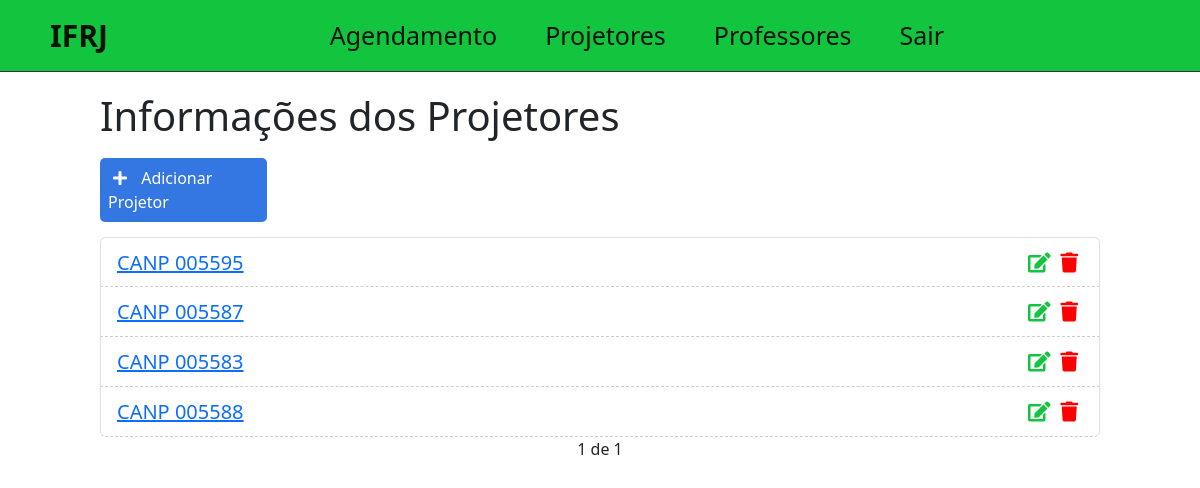
/info/ (signed in), run on an earlier commit of the app's database.
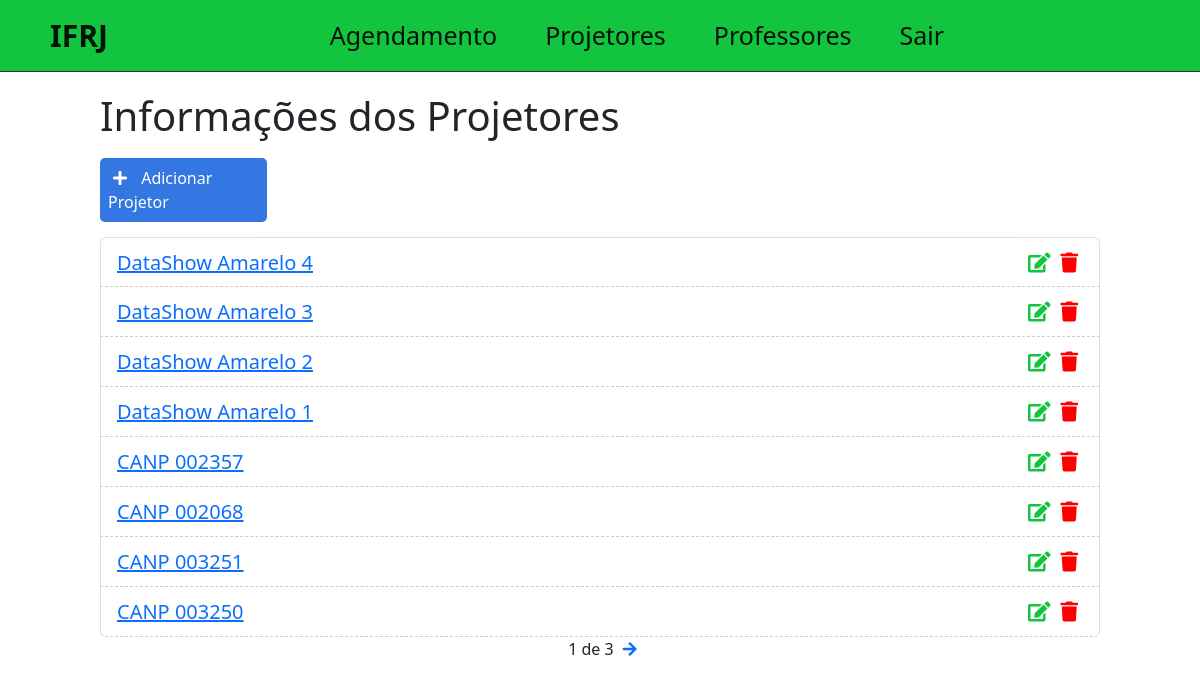
And on a later commit of the database.
### tcc/models.py (models this page shows)
class Dispositivo(models.Model):
    STATUS = (
        ('funciona', 'Funciona'),
        ('estragado', 'Estragado'),
    )
    nome = models.CharField(max_length=255, null=False)
    descricao = models.TextField(null=False)
    funcionamento = models.CharField(
        null=False,
        default='func',
        max_length=9,
        choices=STATUS,
    )
    created_at = models.DateTimeField(auto_now_add=True)
    updated_at = models.DateTimeField(auto_now=True)
    def __str__(self):
        return self.nome

### tcc/views.py (the view)
# urls.py: path('info/', views.infoDisp),
@login_required
def infoDisp(request):
    disp_list = Dispositivo.objects.all().order_by('-created_at')
    paginator = Paginator(disp_list, 8)
    page = request.GET.get('page')
    disp = paginator.get_page(page)
    context = {'disp':disp,}
    return render(request, 'tcc/info.html', context)

### tcc/templates/tcc/info.html (shortened to what this page needs)
{% extends 'home.html' %}
{% block content %}
<div class="offset-1 col-10 info-div">
    <h1 class="tittle-disp">Informações dos Projetores</h1>
    <a id="add-link" href="../newdisp/">
        <div class="col-2 add-div">
            <i class="fas fa-plus"></i> Adicionar Projetor
        </div>
    </a>
    <ul class="proj-list list-group">
        {% for disp in disp %}
        <li class="proj-item list-group-item">
            <span><a href="../disp/{{disp.id}}">{{disp}}</a></span>
            <a href="../deletedisp/{{disp.id}}" class="delete-btn"><span><i class="fas fa-trash"></i></span></a>
            <a href="../editdisp/{{disp.id}}"><span><i class="fas fa-edit"></i></span></a>
        </li>
        {% endfor %}
    </ul>
    <div class="pagination">
        <span class="step-links">
            <span class="current">
                {{ disp.number }} de {{ disp.paginator.num_pages }}
            </span>
            {% if disp.has_next %}
                <a href="?page={{disp.next_page_number}}"><i class="fas fa-arrow-right"></i></a>
            {% endif %}
        </span>
    </div>
</div>
{% endblock %}

### tcc/templates/home.html (shortened to what this page needs)
{% load static %}
<!DOCTYPE html>
<html lang="en">
<head>
    <link href="https://cdn.jsdelivr.net/npm/bootstrap@5.2.3/dist/css/bootstrap.min.css" rel="stylesheet">
    <link rel="stylesheet" href="https://cdn.jsdelivr.net/npm/bootstrap-icons@1.10.2/font/bootstrap-icons.css%22%3E">
    <link rel="stylesheet" href="https://use.fontawesome.com/releases/v5.7.2/css/all.css">
    <link rel="stylesheet" href="{% static 'css/styles.css' %}">
</head>
<body>
    <div class="container-fluid">
        <nav class="navbar sticky-top navbar-expand-lg bg-primary-color" id="navbar">
            <div class="container-fluid">
                <a class="navbar-brand" href="/">IFRJ</a>
                <div class="collapse navbar-collapse" id="navbar-items">
                    <ul class="navbar-nav me-auto mb-2 mb-lg-0">
                        {% if user.is_authenticated %}
                        <li class="nav-item">
                            <a class="nav-link active primary-color" aria-current="page" href="../">Agendamento</a>
                        </li>
                        <li class="nav-item">
                            <a class="nav-link active primary-color" aria-current="page" href="../info">Projetores</a>
                        </li>
                        <li class="nav-item">
                            <a class="nav-link active primary-color" aria-current="page" href="../prof">Professores</a>
                        </li>
                        {% else %}
                        <li class="nav-item">
                            <a class="nav-link active primary-color" aria-current="page" href="/accounts/login">Entrar</a>
                        </li>
                        {% endif %}
                        {% if user.is_authenticated %}
                        <li class="nav-item">
                            <a class="nav-link active primary-color" aria-current="page" href="/accounts/logout">Sair</a>
                        </li>
                        {% endif %}
                    </ul>
                </div>
            </div>
        </nav>
        {% block content %}{% endblock %}
    </div>
</body>
</html>

### static/css/styles.css (style rules this page uses)
.container-fluid { padding: 0; }
.navbar { border-bottom: 1px solid #333; margin-bottom: 20px; background-color: #13c43f; display: flex; }
.navbar-nav { margin: auto; }
.navbar-brand { font-weight: bold; display: flex; padding-left: 50px; font-size: 30px; }
.nav-link { font-size: 25px; }
#navbar-items { padding-right: 50px; }
#navbar-items .navbar-nav { justify-content: center; width: 100%; }
#navbar-items .nav-item { margin: 0 1em; }
#add-link { text-decoration: none; }
.add-div { background-color: #3476e2; cursor: pointer; display: inline-block; color: #fff; padding: 8px; border-radius: 5px; margin-right: 25px; }
.fas.fa-plus { color: #fff; margin-right: 10px; margin-left: 5px; }
.info-div { padding: 0; }
.proj-list { padding-top: 15px; padding-left: 0; }
.proj-item { list-style: nome; font-size: 20px; height: 50px; padding-top: 10px; border-bottom: 1px dashed #ccc; }
.fas.fa-trash, .fas.fa-edit { cursor: pointer; margin: 5px; font-size: 20px; float: right; }
.fas.fa-trash { color: red; }
.fas.fa-edit { color: #13c43f; }
.tittle-disp { padding-bottom: 10px; }
.pagination { margin-bottom: 20px; }
.step-links { position: relative; margin-left: auto; margin-right: auto; }
.step-links .current { margin-left: 5px; margin-right: 5px; }

What changed in the data, as far as the page shows it:
no longer on this page (row unchanged): Dispositivo: nome "CANP 005595"
no longer on this page (row unchanged): Dispositivo: nome "CANP 005587"
no longer on this page (row unchanged): Dispositivo: nome "CANP 005583"
no longer on this page (row unchanged): Dispositivo: nome "CANP 005588"
added Dispositivo: nome "DataShow Amarelo 4"
added Dispositivo: nome "DataShow Amarelo 3"
added Dispositivo: nome "DataShow Amarelo 2"
added Dispositivo: nome "DataShow Amarelo 1"
added Dispositivo: nome "CANP 002357"
added Dispositivo: nome "CANP 002068"
added Dispositivo: nome "CANP 003251"
added Dispositivo: nome "CANP 003250"
Also different on the page:
{{ disp.paginator.num_pages }}: "1" → "3"
